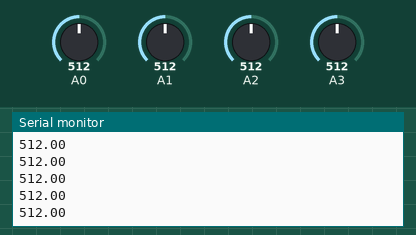
This sketch was run on a simulated Arduino Uno, built with avr-gcc and run on an emulated ATmega328P. On the bench: the last lines printed to the serial monitor. The test bench sets the inputs (shaded band); at power-on: A0 = 512, A1 = 512, A2 = 512, A3 = 512.

Above: at 1.2 s.
1.3 s: A0 set to 716
At 1.9 s:
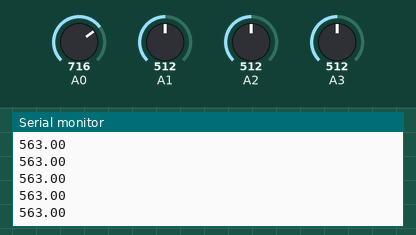
2.8 s: A1 set to 716
At 3.7 s:
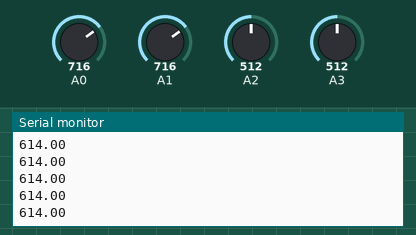
4.3 s: A2 set to 716
At 5.2 s:
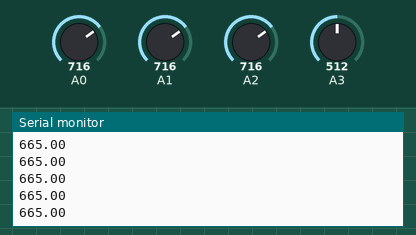
5.8 s: A3 set to 716
At 6.3 s:
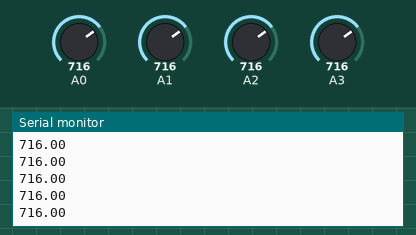
7.3 s: A0 set to 992
At 8.1 s:
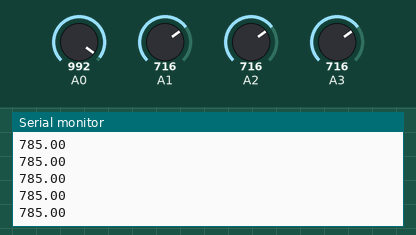
8.8 s: A1 set to 992
At 9.8 s:
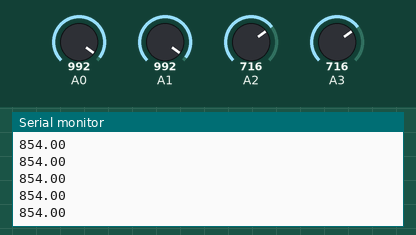
Timing chart, 0 to 11.3 s (numbered marks = the images above; inputs shaded):
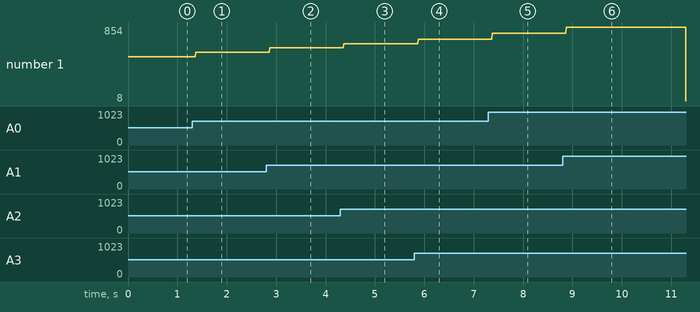

Measured:
- after the input at 1.3 s, the serial monitor: prints a new line after 0.07 s (image 1)
- after the input at 2.8 s, the serial monitor: prints a new line after 0.07 s (image 2)
- after the input at 4.3 s, the serial monitor: prints a new line after 0.07 s (image 3)
- after the input at 5.8 s, the serial monitor: prints a new line after 0.07 s (image 4)
- after the input at 7.3 s, the serial monitor: prints a new line after 0.07 s (image 5)
- after the input at 8.8 s, the serial monitor: prints a new line after 0.07 s (image 6)
- plotted number 1: 512 → 563 after the input at 1.3 s, 563 → 614 after the input at 2.8 s, 614 → 665 after the input at 4.3 s, 665 → 716 after the input at 5.8 s, 716 → 785 after the input at 7.3 s

The sketch:

sketch_mar15b.ino
```cpp
float getAnalogAverage();
void setup() {
  // put your setup code here, to run once:
  Serial.begin(9600);
}

void loop() {
  // put your main code here, to run repeatedly:
  Serial.println(getAnalogAverage());
}

float getAnalogAverage() {
  float val1 = analogRead(A0);
  float val2 = analogRead(A1);
  float val3 = analogRead(A2);
  float val4 = analogRead(A3);
  return ((val1 + val2 + val3 + val4) / 4);
}
```
